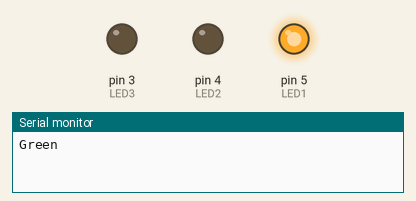
Simulated run of this sketch. Board: Arduino Uno, built with avr-gcc and run on an emulated ATmega328P. Shown: output pins drawn as LEDs (lit = HIGH), the last lines printed to the serial monitor.

Above: at 0.2 s.
At 1.2 s:
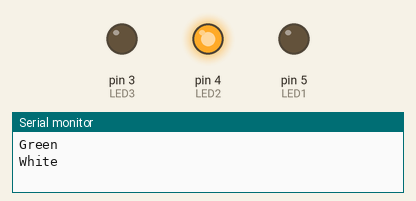
At 2.2 s:
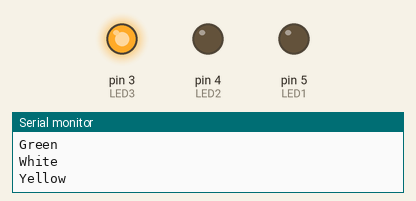
At 5.7 s:
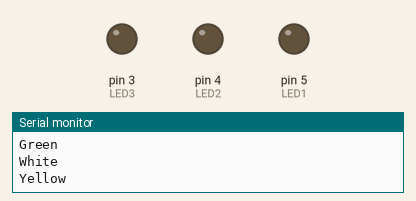
Timing chart, 0 to 6.9 s (numbered marks = the images above):
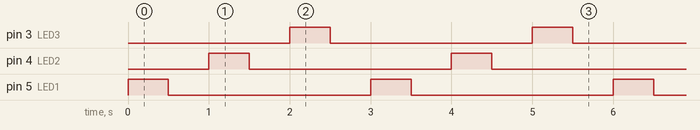

Measured:
- by itself, pin 3 (LED3), pin 4 (LED2), pin 5 (LED1): alternates HIGH for 0.50 s and LOW for 2.5 s
- by itself, everything shown: repeats every 3.0 s, in 6 steps

The sketch:

led_blink.ino
```cpp
int LED1=5;
int LED2=4;
int LED3=3;
void setup()
{
  Serial.begin(9600);
pinMode(LED1,OUTPUT);
pinMode(LED2,OUTPUT);
pinMode(LED3,OUTPUT);
}

void loop()
{
digitalWrite(LED1,HIGH);
Serial.println("Green");
delay(500);
digitalWrite(LED1,LOW);
delay(500);
digitalWrite(LED2,HIGH);
Serial.println("White");
delay(500);
digitalWrite(LED2,LOW);
delay(500);
digitalWrite(LED3,HIGH);
Serial.println("Yellow");
delay(500);
digitalWrite(LED3,LOW);
delay(500);
}
```
